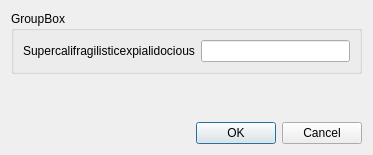
<?xml version="1.0" encoding="UTF-8"?>
<ui version="4.0">
 <class>Dialog</class>
 <widget class="QDialog" name="Dialog">
  <property name="geometry">
   <rect>
    <x>0</x>
    <y>0</y>
    <width>373</width>
    <height>155</height>
   </rect>
  </property>
  <property name="windowTitle">
   <string>Dialog</string>
  </property>
  <layout class="QVBoxLayout" name="verticalLayout">
   <item>
    <widget class="QGroupBox" name="groupBox">
     <property name="title">
      <string>GroupBox</string>
     </property>
     <layout class="QHBoxLayout" name="horizontalLayout">
      <item>
       <widget class="QLabel" name="label">
        <property name="text">
         <string>Supercalifragilisticexpialidocious</string>
        </property>
       </widget>
      </item>
      <item>
       <widget class="QLineEdit" name="lineEdit"/>
      </item>
     </layout>
    </widget>
   </item>
   <item>
    <spacer name="verticalSpacer">
     <property name="orientation">
      <enum>Qt::Orientation::Vertical</enum>
     </property>
     <property name="sizeHint" stdset="0">
      <size>
       <width>20</width>
       <height>31</height>
      </size>
     </property>
    </spacer>
   </item>
   <item>
    <widget class="QDialogButtonBox" name="buttonBox">
     <property name="orientation">
      <enum>Qt::Orientation::Horizontal</enum>
     </property>
     <property name="standardButtons">
      <set>QDialogButtonBox::StandardButton::Cancel|QDialogButtonBox::StandardButton::Ok</set>
     </property>
    </widget>
   </item>
  </layout>
 </widget>
 <resources/>
 <connections>
  <connection>
   <sender>buttonBox</sender>
   <signal>accepted()</signal>
   <receiver>Dialog</receiver>
   <slot>accept()</slot>
   <hints>
    <hint type="sourcelabel">
     <x>248</x>
     <y>254</y>
    </hint>
    <hint type="destinationlabel">
     <x>157</x>
     <y>274</y>
    </hint>
   </hints>
  </connection>
  <connection>
   <sender>buttonBox</sender>
   <signal>rejected()</signal>
   <receiver>Dialog</receiver>
   <slot>reject()</slot>
   <hints>
    <hint type="sourcelabel">
     <x>316</x>
     <y>260</y>
    </hint>
    <hint type="destinationlabel">
     <x>286</x>
     <y>274</y>
    </hint>
   </hints>
  </connection>
 </connections>
</ui>
